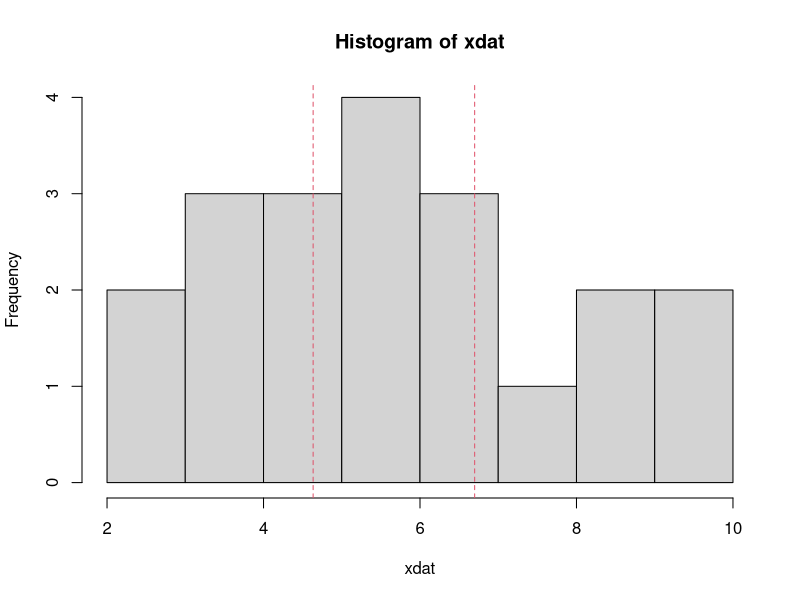
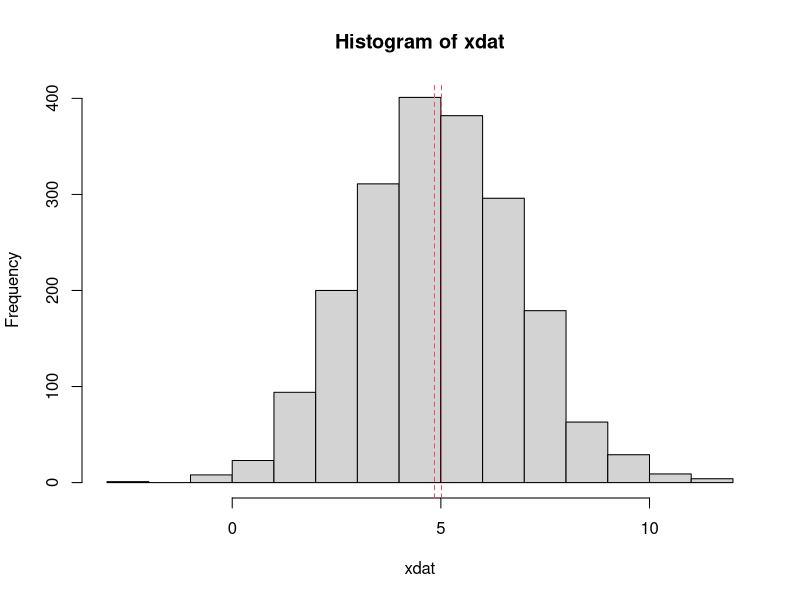

Reproduce these figures in R, in order. (Note: this script raises an error after producing the figures.)

########################
#6.gyak
########################


###########
#konfidencia intervallum
###########

a <- 5
sig <- 2
n <- 20
xdat=rnorm(n,a,sig)
error <- qt(0.975,n-1)*sd(xdat)/sqrt(n)
left <- mean(xdat)-error
right <- mean(xdat)+error
hist(xdat)
abline(v=left,col=2,lty=2)
abline(v=right,col=2,lty=2)


a <- 5
sig <- 2
n <- 2000
xdat=rnorm(n,a,sig)
error <- qt(0.975,n-1)*sd(xdat)/sqrt(n)
left <- mean(xdat)-error
right <- mean(xdat)+error
hist(xdat)
abline(v=left,col=2,lty=2)
abline(v=right,col=2,lty=2)

#ellenorizzuk a lefedesi vszget

talal=0
m=1000
for (i in 1:m){
  a <- 5
  sig <- 2
  n <- 20
  xdat=rnorm(n,a,sig)
  error <- qt(0.975,n-1)*sd(xdat)/sqrt(n)
  left <- mean(xdat)-error
  right <- mean(xdat)+error
  if (left<a && a<right) talal=talal+1
}
talal

talal=0
m=1000
for (i in 1:m) {
  a <- 5
  sig <- 2
  n <- 2000
  xdat=rnorm(n,a,sig)
  error <- qt(0.975,n-1)*sd(xdat)/sqrt(n)
  left <- mean(xdat)-error
  right <- mean(xdat)+error
  if (left<a && a<right) talal=talal+1
}
talal

#mi van, ha nem normalis az elo

talal=0
alul=0
m=1000
for (i in 1:m) {
  a <- 5
  sig <- 2
  n <- 20
  xdat=rexp(n,1/a)
  error <- qt(0.975,n-1)*sd(xdat)/sqrt(n)
  left <- mean(xdat)-error
  right <- mean(xdat)+error
  if (left<a && a<right) talal=talal+1
  if (a<left) alul=alul+1
}
talal
alul

###
#pontos
###

talal=0
alul=0
felul=0
m=1000
for (i in 1:m) {
  a <- 5
  #sig <- 2
  n <- 20
  xdat=rexp(n,a)
  #error <- qt(0.975,n-1)*sd(xdat)/sqrt(n)
  left <- qgamma(0.025,n)/sum(xdat)
  right <- qgamma(0.975,n)/sum(xdat)
  if (left<a && a<right) talal=talal+1
  if (a<left) alul=alul+1
  if (a>right) felul=felul+1
}
talal
alul
felul



talal=0
m=1000
elt=matrix(0,m,2)
for (i in 1:m) {
  a <- 5
  sig <- 2
  n <- 2000
  xdat=rexp(n,1/a)
  error <- qt(0.975,n-1)*sd(xdat)/sqrt(n)
  left <- mean(xdat)-error
  right <- mean(xdat)+error
  if (left<a && a<right) talal=talal+1
  right2 <- 1/(qgamma(0.025,n)/sum(xdat))
  left2 <- 1/(qgamma(0.975,n)/sum(xdat))
  elt[i,1]=left-left2
  elt[i,2]=right-right2
}
talal
#n=20-ra van elteres
#vajon melyik a jobb? A rovidebb a jobb

#sajat adataink

########
#konf.int
#######
dat<-read.table("diak_18a.csv",sep=";",header=T)
n=dim(dat)[1]
xdat=dat[,1]
##testmagasság
error <- qt(0.975,n-1)*sd(xdat)/sqrt(n)
left <- mean(xdat)-error
right <- mean(xdat)+error

left 
right
error
sd(xdat)

##súly
xdat=dat[,2]
error <- qt(0.975,n-1)*sd(xdat)/sqrt(n)
left <- mean(xdat)-error
right <- mean(xdat)+error

left 
right
error

##cipõméret
xdat=dat[,3]
error <- qt(0.975,n-1)*sd(xdat)/sqrt(n)
left <- mean(xdat)-error
right <- mean(xdat)+error

left 
right
error

##tanulási idõ
xdat=dat[,5]
typeof(xdat)
xdat

error <- qt(0.975,n-1)*sd(xdat)/sqrt(n)
#for some reason error, don't know why
left <- mean(xdat)-error
right <- mean(xdat)+error

# making a simple vector from factorized data
tmp <- as.numeric(levels(xdat)[xdat])
# some fields contain values like "3,5" which results in NA
# a better solution would be to replace the commas with dots in the csv file
tmp <- tmp[!is.na(tmp)]
error <- qt(0.975,n-1)*sd(tmp)/sqrt(n)
left <- mean(tmp)-error
right <- mean(tmp)+error

left 
right
error

##utazási idõ
xdat=dat[,6]
error <- qt(0.975,n-1)*sd(xdat)/sqrt(n)
left <- mean(xdat)-error
right <- mean(xdat)+error

left 
right
error

##valszám jegy
xdat=dat[,7]
error <- qt(0.975,n-1)*sd(xdat)/sqrt(n)
left <- mean(xdat)-error
right <- mean(xdat)+error

left 
right
error
